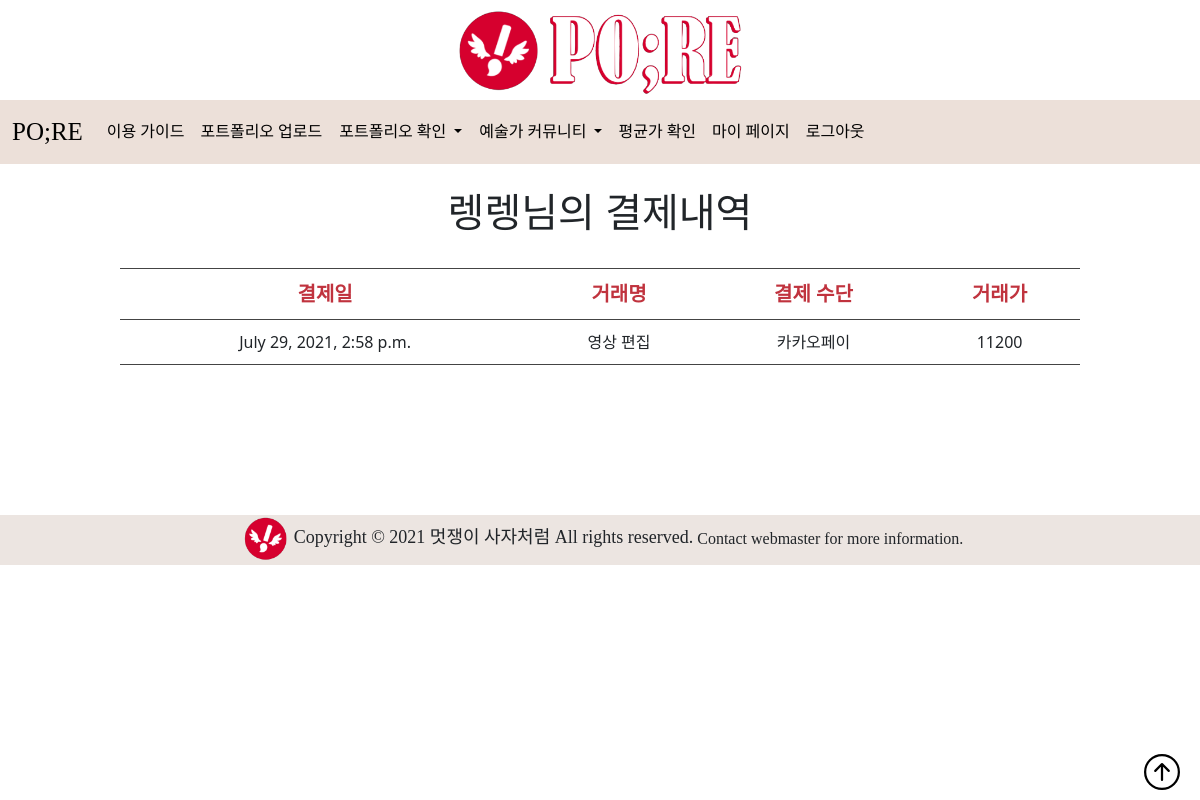
Before: /portfolio/paylist/ (signed in) with the older database file.
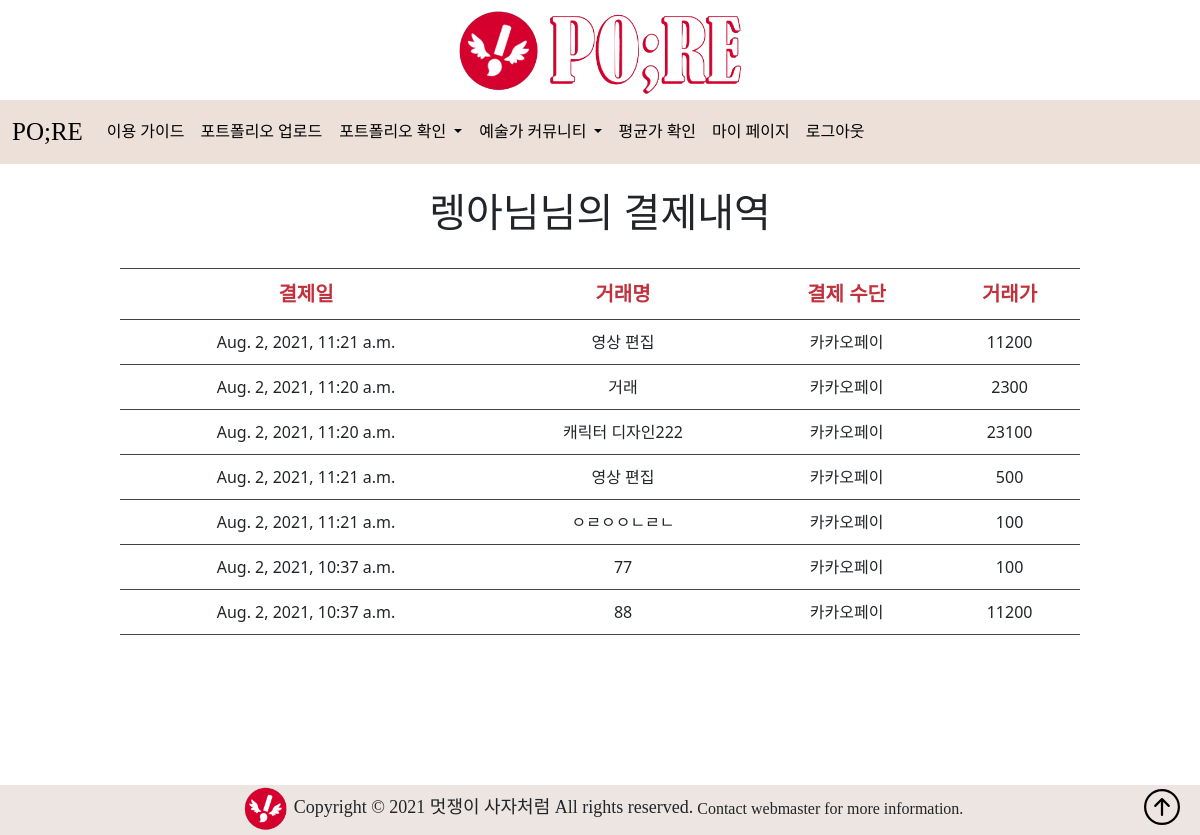
After: the same page with the newer database file.
### user/models.py (models this page shows, shortened)
class CustomUser(AbstractUser):
    name = models.CharField(max_length=200)     # username을 id로 사용해서 필요없는 이메일을 사용자 이름으로 변경
    nickname = models.CharField(max_length=200)
    account = models.CharField(max_length=200)
    cr_id = models.ForeignKey(Career, on_delete=models.CASCADE, related_name='users', null=True)
    field_id = models.ForeignKey(Field, on_delete=models.CASCADE, related_name='users', null=True)

### portfolio/models.py (models this page shows, shortened)
class Business(models.Model):
    deal_title = models.CharField(max_length=200)
    deal_content = models.TextField()
    deal_date = models.DateTimeField()
    u_id = models.ForeignKey(CustomUser, on_delete=models.CASCADE, related_name='business', null=True)
    price = models.CharField(max_length=200)
    status = models.CharField(
        max_length=9,
        choices=(
            ('ready', '미결제'),
            ('paid', '결제완료'),
        ),
        default='ready',
        db_index=True)
    field_id = models.ForeignKey(Field, on_delete=models.CASCADE, related_name='business', null=True)

### portfolio/views.py (the view)
# urls.py: path('paylist/', views.paylist, name='paylist'),
def paylist(request):
    pay = Business.objects.filter(status = "paid")  # 결제 완료인 Business 모델만 가져옴.
    return render(request, 'portfolio/paylist.html', {'pay':pay})

### portfolio/templates/portfolio/paylist.html
{% extends 'portfolio/base.html' %}
{% load static %}
{% block content %}
<link rel="stylesheet" type="text/css" href="/static/portfolio/css/paylist.css">
<br>
<h1>{{ user.nickname }}님의 결제내역</h1>
<br>
<div class="list">
    <table>
        <thead>
            <tr>
                <th>결제일</th>
                <th>거래명</th>
                <th>결제 수단</th>
                <th>거래가</th>
              </tr>
        </thead>
        <tbody>
          {% for p in pay %}
          {% if p.u_id == user %}
            <tr>
                <td>{{ p.deal_date }}</td>
                <td>{{ p.deal_title }}</td>
                <td>카카오페이</td>
                <td>{{ p.price }}</td>
              </tr>
          {% endif %}
          {% endfor %}
        </tbody>
      </table>
</div>
{% endblock %}

Changed rows visible on the page:
changed CustomUser: nickname "렝렝" → "렝아님"
changed Business (number 1 of 7 on the later page): deal_date "July 29, 2021, 2:58 p.m." → "Aug. 2, 2021, 11:21 a.m."
now on this page (row edited): Business: deal_date "Aug. 2, 2021, 11:20 a.m.", deal_title "거래", price "2300"
added Business: deal_date "Aug. 2, 2021, 11:20 a.m.", deal_title "캐릭터 디자인222", price "23100"
added Business: deal_date "Aug. 2, 2021, 11:21 a.m.", deal_title "영상 편집", price "500"
added Business: deal_date "Aug. 2, 2021, 11:21 a.m.", deal_title "ㅇㄹㅇㅇㄴㄹㄴ", price "100"
added Business: deal_date "Aug. 2, 2021, 10:37 a.m.", deal_title "77", price "100"
added Business: deal_date "Aug. 2, 2021, 10:37 a.m.", deal_title "88", price "11200"
